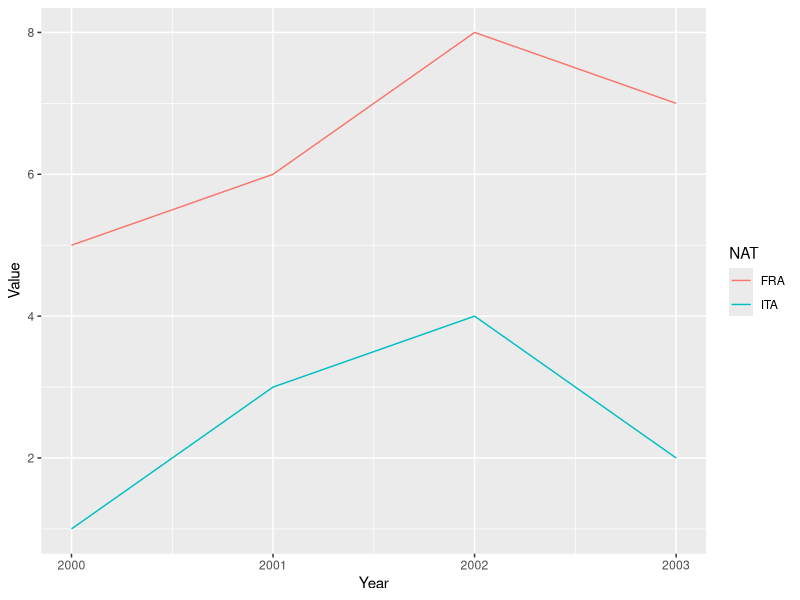
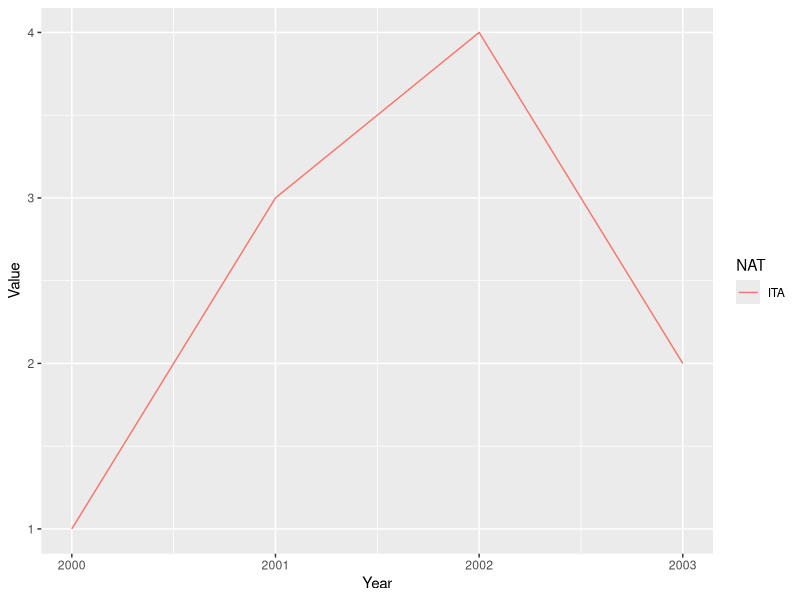
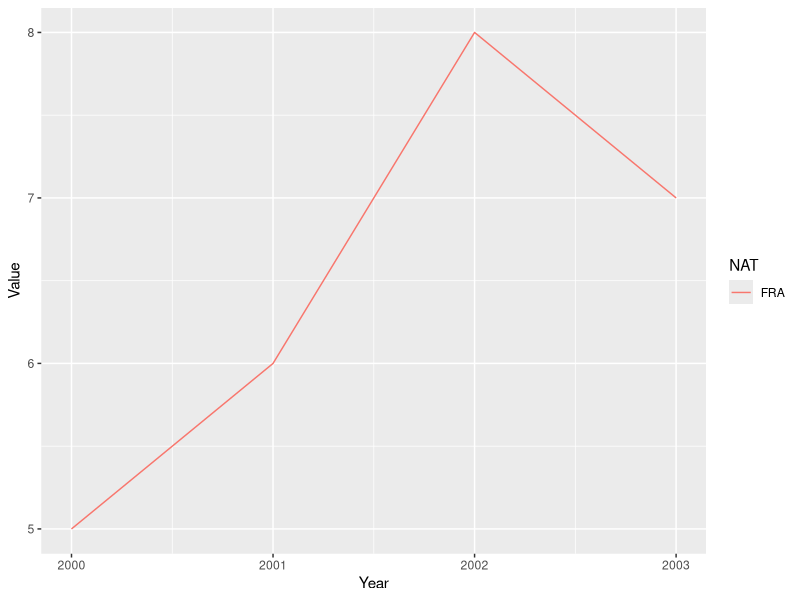
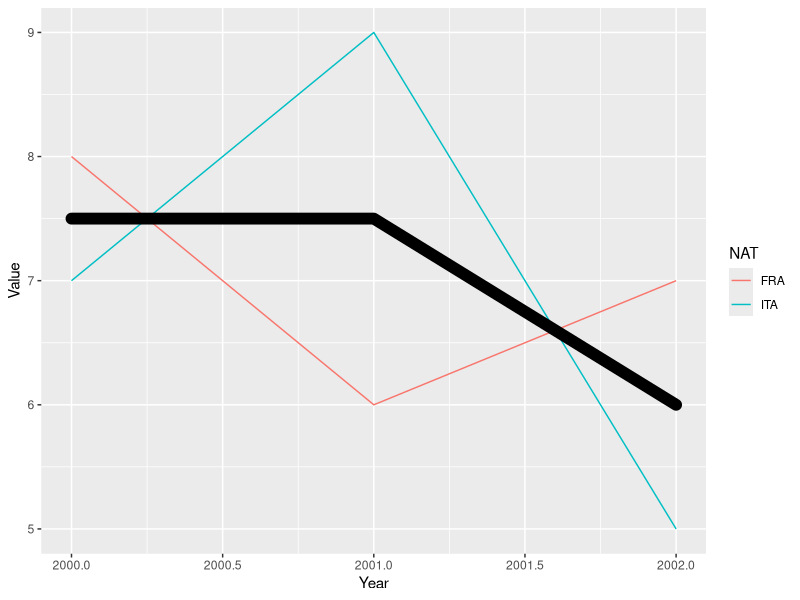

Reproduce these figures in R, in order.
# Test how to manage efficiently a DataFrame


# ---- Intro #####
df = data.frame(
  NAT  = factor(c('ITA','USA','CHI','ITA','USA','CHI')),
  GDP  = c(10, 12, 13, 9, 11, 15),
  Year = c(2000,2000,2000,2001,2001,2001)
  )

df

# Access a columns 
df['Year']        # by its name
df[1]             # by its position
df[c(1,3)]
df[c('Year','NAT')]
df[2:3]

# Access rows
#df[1,]
#df[1:2,]
#df[c(1,3),]

# Access subtables
df[1:2,c('NAT','Year')]

# Access by value (for our query)
df[df$NAT == 'ITA',]               # Access all the data with nation == ITA
df[df$Year == 2001,c('NAT','GDP')] # Access nations and GDP for year 2001
# extend with logical operators

# ---- Manage Dataframe #####
# which indicators are common to each state?

v_n = c('ITA','FRA','SPA','GER')
v_i = c('GDP','GDP','GDP','GDP',
        'C02','C02','C02','C02',
        'AGR','AGR','AGR','AGR')
v_y = c(2000,2000,2000,2000,2000,2000,2000,2000,2000,2000,2000,2000,
        2001,2001,2001,2001,2001,2001,2001,2001,2001,2001,2001,2001)
v_v = c(10,9,11,12,        .67,.87,.52,.45,        101,108,130,94,
        11,7,10,11,        .63,.90,.56,.42,        104,107,120,96)


df <- data.frame(
  NAT   = c(v_n,v_n,v_n,v_n,v_n,v_n),
  IND   = c(v_i,v_i),
  Year  = v_y,
  Value = v_v
)

df
summary(df)

# Select one year, drop the year column
df_2000 = df[df$Year==2000,-3]

# delete one row
df_2000 <- df_2000[-10,]
df_2000

library(reshape2)

# Indicator as columns
df_ind <- dcast(df_2000, NAT ~ IND)
df_ind

# Delete the columns with a NA value
#http://stackoverflow.com/questions/12454487/remove-columns-from-dataframe-where-some-of-values-are-na
df_ind1 <- df_ind[,colSums(is.na(df_ind))==0] 
df_ind1

# Delete the rows with a NA value
df_ind2 <- df_ind[rowSums(is.na(df_ind))==0,] 
df_ind2


# ---- Grouping Dataframe ####
library(dplyr)
library(readr)

df
df1 <- df[c(-10,-22),] # drop the AGR ind for all year for FRA
df1
# Group by nation
counts1 <- df1 %>%
  group_by(NAT) %>%
  summarise(NumIndicators = n_distinct(IND),
            NumYears      = n_distinct(Year),
            FirstYear     = min(Year),
            LastYear      = max(Year))
counts1
# for an indicator to be included in the count it has to happear at least one time
# so FRA has 2 indicators

# Group by indicators
counts2 <- df %>%
  group_by(IND) %>%
  summarise(NumCountries = n_distinct(NAT),
            NumYears     = n_distinct(Year),
            FirstYear    = min(Year),
            LastYear     = max(Year))
counts2

# filter using dyplr
test <- df %>%
  filter(Year==2000)

# ---- Plot a graph #####

df <- data.frame(
  NAT   = c('ITA','ITA','ITA','ITA','FRA','FRA','FRA','FRA'),
  Year  = c(2000,2001,2002,2003,2000,2001,2002,2003),
  Value = c(1,3,4,2,5,6,8,7)
)
df

library(ggplot2)

x11()
ggplot(df, aes(x = Year, y = Value, colour = NAT)) + geom_line()

df
df[df$Year==2000 & df$NAT=='FRA',]

# ---- Merge two table ####
df1 <- data.frame(
  NAT = c('A','B','C','A','B','C'),
  IND = c('I','I','I','J','J','J'),
  Val = c( 1 , 2 , 3 , 2 , 4 , 0 )
)
df1

df2 <- data.frame(
  NAT = c('A','B','C'),
  REG = c('X','Y','X')
)
df2

merge(df1,df2,by='NAT')

v <- unique(df2[,'REG'])


# ---- plot in a for cycle #####
df <- data.frame(
  NAT   = c('ITA','ITA','ITA','ITA','FRA','FRA','FRA','FRA'),
  Year  = c(2000,2001,2002,2003,2000,2001,2002,2003),
  Value = c(1,3,4,2,5,6,8,7)
)
df

v <- unique(df$NAT)

for (i in v){
  df1 <- df %>%
    filter(NAT==i)
  x11()
  # REM inside a for loop for the ggplot i need the print for the plot no
  print(ggplot(df1, aes(x = Year, y = Value, colour = NAT),
               main=i,
               xlab='Year',ylab="Value") + geom_line())
}

# ---- select from a dataframe with %in% ####
v_n = c('ITA','FRA','SPA','GER')
v_i = c('GDP','GDP','GDP','GDP',
        'C02','C02','C02','C02',
        'AGR','AGR','AGR','AGR')
v_y = c(2000,2000,2000,2000,2000,2000,2000,2000,2000,2000,2000,2000,
        2001,2001,2001,2001,2001,2001,2001,2001,2001,2001,2001,2001)
v_v = c(10,9,11,12,        .67,.87,.52,.45,        101,108,130,94,
        11,7,10,11,        .63,.90,.56,.42,        104,107,120,96)
df <- data.frame(
  NAT   = c(v_n,v_n,v_n,v_n,v_n,v_n),
  IND   = c(v_i,v_i),
  Year  = v_y,
  Value = v_v
)
df

nations <- data.frame(
  NAT   =c('ITA','FRA')
  )

df_fil <- df[df$NAT %in% nations$NAT,]
df_fil

df_fil <- df %>%
  filter(df$NAT %in%  nations$NAT)
df_fil

# ---- plot a dataframe with its mean ####
df <- data.frame(
  NAT   = c('ITA','FRA','ITA','FRA','ITA','FRA'),
  Year  = c(2000,2000,2001,2001,2002,2002),
  Value = c(7,8,9,6,5,7)
)
df

m <- df %>%
  group_by(Year) %>%
  summarise(Mean = mean(Value))
m

x11()
ggplot() +
  geom_line(data = df, aes(x = Year, y = Value, colour = NAT)) + 
  geom_line(data = m,  aes(x = Year, y = Mean),size = 4, linejoin = "round", lineend = "round")




# ---- intersect indicators ####

v_n = c('ITA','FRA','SPA','GER')
v_i = c('GDP','GDP','GDP','GDP',
        'C02','C02','C02','C02',
        'AGR','AGR','AGR','AGR')
v_y = c(2000,2000,2000,2000,2000,2000,2000,2000,2000,2000,2000,2000,
        2001,2001,2001,2001,2001,2001,2001,2001,2001,2001,2001,2001)
v_v = c(10,9,11,12,        .67,.87,.52,.45,        101,108,130,94,
        11,7,10,11,        .63,.90,.56,.42,        104,107,120,96)


df <- data.frame(
  NAT   = c(v_n,v_n,v_n,v_n,v_n,v_n),
  IND   = c(v_i,v_i),
  Year  = v_y,
  Value = v_v
)

df1 <- df[-10,]

dd <- df1 %>%
  filter(Year == 2000) %>%
  select(-Year) %>%
  dcast(NAT ~ IND) 
dd <- dd[,colSums(is.na(dd))==0]